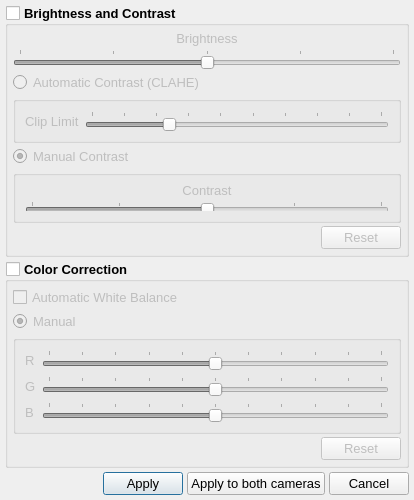
<?xml version="1.0" encoding="UTF-8"?>
<ui version="4.0">
 <class>imageAdjustmentsDlg</class>
 <widget class="QDialog" name="imageAdjustmentsDlg">
  <property name="geometry">
   <rect>
    <x>0</x>
    <y>0</y>
    <width>414</width>
    <height>500</height>
   </rect>
  </property>
  <property name="minimumSize">
   <size>
    <width>316</width>
    <height>500</height>
   </size>
  </property>
  <property name="windowTitle">
   <string>Image Adjustments:</string>
  </property>
  <layout class="QVBoxLayout" name="verticalLayout_2">
   <property name="spacing">
    <number>4</number>
   </property>
   <property name="margin">
    <number>5</number>
   </property>
   <item>
    <widget class="QGroupBox" name="gbBrightnessContrast">
     <property name="font">
      <font>
       <pointsize>10</pointsize>
       <weight>75</weight>
       <bold>true</bold>
      </font>
     </property>
     <property name="title">
      <string>Brightness and Contrast</string>
     </property>
     <property name="checkable">
      <bool>true</bool>
     </property>
     <property name="checked">
      <bool>false</bool>
     </property>
     <layout class="QVBoxLayout" name="verticalLayout_4">
      <property name="spacing">
       <number>3</number>
      </property>
      <property name="margin">
       <number>5</number>
      </property>
      <item>
       <widget class="QLabel" name="label_8">
        <property name="font">
         <font>
          <pointsize>10</pointsize>
          <weight>50</weight>
          <bold>false</bold>
         </font>
        </property>
        <property name="text">
         <string>Brightness</string>
        </property>
        <property name="alignment">
         <set>Qt::AlignCenter</set>
        </property>
       </widget>
      </item>
      <item>
       <widget class="QSlider" name="brightnessSlider">
        <property name="minimum">
         <number>-100</number>
        </property>
        <property name="maximum">
         <number>100</number>
        </property>
        <property name="orientation">
         <enum>Qt::Horizontal</enum>
        </property>
        <property name="tickPosition">
         <enum>QSlider::TicksAbove</enum>
        </property>
        <property name="tickInterval">
         <number>50</number>
        </property>
       </widget>
      </item>
      <item>
       <widget class="QRadioButton" name="bcAutomatic">
        <property name="font">
         <font>
          <weight>50</weight>
          <bold>false</bold>
         </font>
        </property>
        <property name="text">
         <string>Automatic Contrast (CLAHE)</string>
        </property>
        <property name="checked">
         <bool>false</bool>
        </property>
       </widget>
      </item>
      <item>
       <widget class="QGroupBox" name="gbAutoBC">
        <property name="title">
         <string/>
        </property>
        <layout class="QFormLayout" name="formLayout_4">
         <property name="fieldGrowthPolicy">
          <enum>QFormLayout::AllNonFixedFieldsGrow</enum>
         </property>
         <item row="0" column="0">
          <widget class="QLabel" name="label_10">
           <property name="font">
            <font>
             <weight>50</weight>
             <bold>false</bold>
            </font>
           </property>
           <property name="text">
            <string>Clip Limit</string>
           </property>
          </widget>
         </item>
         <item row="0" column="1">
          <widget class="QSlider" name="bcClipLimit">
           <property name="minimum">
            <number>5</number>
           </property>
           <property name="maximum">
            <number>50</number>
           </property>
           <property name="value">
            <number>17</number>
           </property>
           <property name="orientation">
            <enum>Qt::Horizontal</enum>
           </property>
           <property name="tickPosition">
            <enum>QSlider::TicksAbove</enum>
           </property>
           <property name="tickInterval">
            <number>5</number>
           </property>
          </widget>
         </item>
        </layout>
       </widget>
      </item>
      <item>
       <widget class="QRadioButton" name="bcManual">
        <property name="font">
         <font>
          <weight>50</weight>
          <bold>false</bold>
         </font>
        </property>
        <property name="text">
         <string>Manual Contrast</string>
        </property>
        <property name="checked">
         <bool>true</bool>
        </property>
       </widget>
      </item>
      <item>
       <widget class="QGroupBox" name="gbManualBC">
        <property name="title">
         <string/>
        </property>
        <layout class="QVBoxLayout" name="verticalLayout_5">
         <item>
          <layout class="QVBoxLayout" name="verticalLayout_6">
           <item>
            <widget class="QLabel" name="label_7">
             <property name="font">
              <font>
               <pointsize>10</pointsize>
               <weight>50</weight>
               <bold>false</bold>
              </font>
             </property>
             <property name="text">
              <string>Contrast</string>
             </property>
             <property name="alignment">
              <set>Qt::AlignCenter</set>
             </property>
            </widget>
           </item>
           <item>
            <widget class="QSlider" name="contrastSlider">
             <property name="minimum">
              <number>-100</number>
             </property>
             <property name="maximum">
              <number>100</number>
             </property>
             <property name="value">
              <number>0</number>
             </property>
             <property name="sliderPosition">
              <number>0</number>
             </property>
             <property name="orientation">
              <enum>Qt::Horizontal</enum>
             </property>
             <property name="tickPosition">
              <enum>QSlider::TicksAbove</enum>
             </property>
             <property name="tickInterval">
              <number>50</number>
             </property>
            </widget>
           </item>
          </layout>
         </item>
        </layout>
       </widget>
      </item>
      <item>
       <layout class="QHBoxLayout" name="horizontalLayout">
        <item>
         <spacer name="horizontalSpacer_3">
          <property name="orientation">
           <enum>Qt::Horizontal</enum>
          </property>
          <property name="sizeHint" stdset="0">
           <size>
            <width>40</width>
            <height>20</height>
           </size>
          </property>
         </spacer>
        </item>
        <item>
         <widget class="QPushButton" name="pbBCReset">
          <property name="font">
           <font>
            <pointsize>10</pointsize>
            <weight>50</weight>
            <bold>false</bold>
           </font>
          </property>
          <property name="text">
           <string>Reset</string>
          </property>
         </widget>
        </item>
       </layout>
      </item>
     </layout>
    </widget>
   </item>
   <item>
    <widget class="QGroupBox" name="gbColorCorrection">
     <property name="font">
      <font>
       <pointsize>10</pointsize>
       <weight>75</weight>
       <bold>true</bold>
      </font>
     </property>
     <property name="title">
      <string>Color Correction</string>
     </property>
     <property name="checkable">
      <bool>true</bool>
     </property>
     <property name="checked">
      <bool>false</bool>
     </property>
     <layout class="QVBoxLayout" name="verticalLayout_3">
      <property name="spacing">
       <number>3</number>
      </property>
      <property name="margin">
       <number>5</number>
      </property>
      <item>
       <widget class="QCheckBox" name="cbAWB">
        <property name="font">
         <font>
          <weight>50</weight>
          <bold>false</bold>
         </font>
        </property>
        <property name="text">
         <string>Automatic White Balance</string>
        </property>
       </widget>
      </item>
      <item>
       <widget class="QRadioButton" name="ccManual">
        <property name="font">
         <font>
          <weight>50</weight>
          <bold>false</bold>
         </font>
        </property>
        <property name="text">
         <string>Manual</string>
        </property>
        <property name="checked">
         <bool>true</bool>
        </property>
        <property name="autoExclusive">
         <bool>true</bool>
        </property>
       </widget>
      </item>
      <item>
       <widget class="QGroupBox" name="gbManualCC">
        <property name="title">
         <string/>
        </property>
        <layout class="QVBoxLayout" name="verticalLayout_7">
         <item>
          <layout class="QFormLayout" name="formLayout">
           <property name="fieldGrowthPolicy">
            <enum>QFormLayout::AllNonFixedFieldsGrow</enum>
           </property>
           <item row="0" column="0">
            <widget class="QLabel" name="label">
             <property name="font">
              <font>
               <pointsize>10</pointsize>
               <weight>50</weight>
               <bold>false</bold>
              </font>
             </property>
             <property name="text">
              <string>R</string>
             </property>
            </widget>
           </item>
           <item row="0" column="1">
            <widget class="QSlider" name="redSlider">
             <property name="minimum">
              <number>-50</number>
             </property>
             <property name="maximum">
              <number>50</number>
             </property>
             <property name="orientation">
              <enum>Qt::Horizontal</enum>
             </property>
             <property name="tickPosition">
              <enum>QSlider::TicksAbove</enum>
             </property>
             <property name="tickInterval">
              <number>10</number>
             </property>
            </widget>
           </item>
           <item row="1" column="0">
            <widget class="QLabel" name="label_2">
             <property name="font">
              <font>
               <pointsize>10</pointsize>
               <weight>50</weight>
               <bold>false</bold>
              </font>
             </property>
             <property name="text">
              <string>G</string>
             </property>
            </widget>
           </item>
           <item row="1" column="1">
            <widget class="QSlider" name="greenSlider">
             <property name="minimum">
              <number>-50</number>
             </property>
             <property name="maximum">
              <number>50</number>
             </property>
             <property name="orientation">
              <enum>Qt::Horizontal</enum>
             </property>
             <property name="tickPosition">
              <enum>QSlider::TicksAbove</enum>
             </property>
             <property name="tickInterval">
              <number>10</number>
             </property>
            </widget>
           </item>
           <item row="2" column="0">
            <widget class="QLabel" name="label_3">
             <property name="font">
              <font>
               <pointsize>10</pointsize>
               <weight>50</weight>
               <bold>false</bold>
              </font>
             </property>
             <property name="text">
              <string>B</string>
             </property>
            </widget>
           </item>
           <item row="2" column="1">
            <widget class="QSlider" name="blueSlider">
             <property name="minimum">
              <number>-50</number>
             </property>
             <property name="maximum">
              <number>50</number>
             </property>
             <property name="orientation">
              <enum>Qt::Horizontal</enum>
             </property>
             <property name="tickPosition">
              <enum>QSlider::TicksAbove</enum>
             </property>
             <property name="tickInterval">
              <number>10</number>
             </property>
            </widget>
           </item>
          </layout>
         </item>
        </layout>
       </widget>
      </item>
      <item>
       <layout class="QHBoxLayout" name="horizontalLayout_3">
        <item>
         <spacer name="horizontalSpacer_2">
          <property name="orientation">
           <enum>Qt::Horizontal</enum>
          </property>
          <property name="sizeHint" stdset="0">
           <size>
            <width>40</width>
            <height>20</height>
           </size>
          </property>
         </spacer>
        </item>
        <item>
         <widget class="QPushButton" name="pbColorReset">
          <property name="font">
           <font>
            <pointsize>10</pointsize>
            <weight>50</weight>
            <bold>false</bold>
           </font>
          </property>
          <property name="text">
           <string>Reset</string>
          </property>
         </widget>
        </item>
       </layout>
      </item>
     </layout>
    </widget>
   </item>
   <item>
    <layout class="QHBoxLayout" name="horizontalLayout_2">
     <item>
      <spacer name="horizontalSpacer">
       <property name="orientation">
        <enum>Qt::Horizontal</enum>
       </property>
       <property name="sizeHint" stdset="0">
        <size>
         <width>40</width>
         <height>20</height>
        </size>
       </property>
      </spacer>
     </item>
     <item>
      <widget class="QPushButton" name="pbApply">
       <property name="font">
        <font>
         <pointsize>10</pointsize>
        </font>
       </property>
       <property name="text">
        <string>Apply</string>
       </property>
       <property name="toolTip">
        <string>Apply to this camera</string>
       </property>
       <property name="default">
        <bool>true</bool>
       </property>
      </widget>
     </item>
     <item>
      <widget class="QPushButton" name="pbApplyBoth">
       <property name="font">
        <font>
         <pointsize>10</pointsize>
        </font>
       </property>
       <property name="text">
        <string>Apply to both cameras</string>
       </property>
      </widget>
     </item>
     <item>
      <widget class="QPushButton" name="pbCancel">
       <property name="font">
        <font>
         <pointsize>10</pointsize>
        </font>
       </property>
       <property name="text">
        <string>Cancel</string>
       </property>
      </widget>
     </item>
    </layout>
   </item>
  </layout>
 </widget>
 <resources/>
 <connections/>
</ui>
